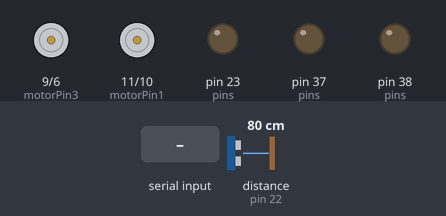
Bench run of a sketch on a simulated Arduino Mega 2560, built with avr-gcc and run on an emulated ATmega2560. On the bench: motor-driver pin pairs drawn as motors (green arrow = first pin HIGH = forward, orange = second pin HIGH = backward, longer = more drive), output pins drawn as LEDs (lit = HIGH). Inputs (shaded band) come from the test bench; at power-on: distance to the obstacle (sensor on pin 22) 80 cm. The echo pulse lasts 58.3 µs per cm; the modem accepts every AT command (registered, SIM ready, sends succeed) and sends nothing else; what the sketch prints to the serial monitor is not drawn.

Above: at 1.2 s.
1.3 s: byte 1 (1) received over Serial
At 2.5 s:
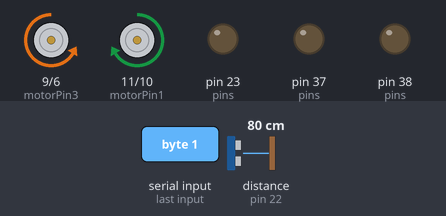
2.8 s: byte 2 (2) received over Serial
At 3.7 s:
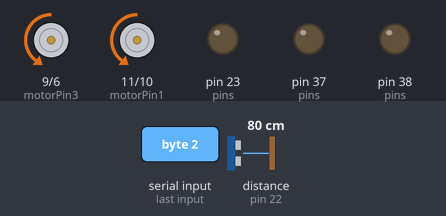
4.3 s: byte 3 (3) received over Serial
At 4.9 s:
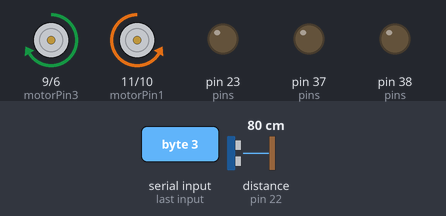
5.8 s: byte 4 (4) received over Serial
At 7.0 s:
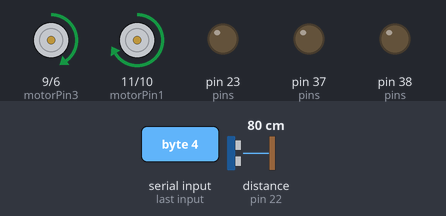
7.3 s: byte 5 (5) received over Serial
Timing chart, 0 to 9.8 s (numbered marks = the images above; inputs shaded):
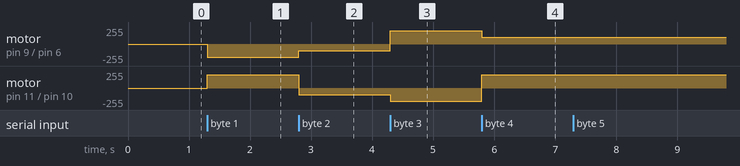

The sketch:

AutoPilotJavaWifi.ino
```cpp
/*
AutoPilot Script on Arduino for ALIVE Project made by Émile Gagné & Guillaume Blain
*/

#include <SoftwareSerial.h>
SoftwareSerial wifiSerial(2, 3);
bool DEBUG = true;   //show more logs
int responseTime = 10; //communication timeout


const int motorPin1  = 11;
const int motorPin2  = 10;
const int motorPin3  = 9;
const int motorPin4  = 6;
const int SPEED = 200;
const int ROTATION_SPEED = 100;
//Sensors related settings
const int nbSensors = 3;
const int pins[nbSensors*2] = {23,22,38,39,37,36};
//This is remotely enabled by bluetooth to active the autopilot script
boolean autopilot = false;
//Those are the detections limits in centimeters (It will detect an object if closer to 15 cm) The detectionB is meant to debug curved or angular objects
const int detection = 10;
const int detectionAvant = 8;
const int detectionB = 400;
//Definition of the distances of the captors (TODO Replace by Array to be more flexible)
int distAvant,distGauche,distDroite;
//Various global variables used throughout the code
long duration;
int val = 0;
boolean d,a,g;
long b = 0;

void setup(){
  //Set pins as outputs or inputs
  pinMode(motorPin1, OUTPUT);
  pinMode(motorPin2, OUTPUT);
  pinMode(motorPin3, OUTPUT);
  pinMode(motorPin4, OUTPUT);
  pinMode(pins[0], OUTPUT);
  pinMode(pins[1], INPUT);
  pinMode(pins[2], OUTPUT);
  pinMode(pins[3], INPUT);
  pinMode(pins[4], OUTPUT);
  pinMode(pins[5], INPUT);
  Serial.begin(115200);
  wifiSerial.begin(115200);
  sendToWifi("AT+CWMODE=2",responseTime,DEBUG); // configure as access point
  sendToWifi("AT+CIFSR",responseTime,DEBUG); // get ip address
  sendToWifi("AT+CIPMUX=1",responseTime,DEBUG); // configure for multiple connections
  sendToWifi("AT+CIPSERVER=1,80",responseTime,DEBUG); // turn on server on port 80

  sendToUno("Wifi connection is running!",responseTime,DEBUG);
}


void loop(){
  //This makes sure the data of the gyroscope is up to date
  //Checks to see if there are any commands over BT available and that Autopilot hasn't been set ON (TODO Check to replace with Switch)
  if (Serial.available()>0 && !autopilot) {
    val = Serial.read();
    //1 = Forward, 2 = Right, 3 = Backwards, 4 = Left, 0 = Stop, 5 = Autopilot ON, 6 = Updates Distance Panel
    if(val == 1){
      avancer();
    }else if(val == 2){
      droite();
    }else if(val == 3){
      reculer();
    }else if(val == 4){
      gauche();
    }else if(val == 0){
      arreter();
    }else if(val == 5){
      autopilot = true;
    }else if(val == 6){
      //envoyerDistance();
    }
  }
  //AutoPilot script itself
  if(autopilot){
    sendData((getDistance(0)+0)+"");
  }
}

void avancer(){
  analogWrite(motorPin1, SPEED);
  analogWrite(motorPin2, 0);
  analogWrite(motorPin3, 0);
  analogWrite(motorPin4, SPEED);
}
void reculer(){
  analogWrite(motorPin1, 0);
  analogWrite(motorPin2, SPEED);
  analogWrite(motorPin3, SPEED);
  analogWrite(motorPin4, 0);
}
void arreter(){
  analogWrite(motorPin1, 0);
  analogWrite(motorPin2, 0);
  analogWrite(motorPin3, 0);
  analogWrite(motorPin4, 0);
}
void droite(){
  analogWrite(motorPin1, 0);
  analogWrite(motorPin2, ROTATION_SPEED);
  analogWrite(motorPin3, 0);
  analogWrite(motorPin4, ROTATION_SPEED);
}
void gauche(){
  analogWrite(motorPin1, ROTATION_SPEED);
  analogWrite(motorPin2, 0);
  analogWrite(motorPin3, ROTATION_SPEED);
  analogWrite(motorPin4, 0);
}

//Returns the distance of an ultrasound detector in front of the car

byte getDistance(int i){
  i = i*2;
  // Clears the trigPin
  digitalWrite(pins[i], LOW);
  delayMicroseconds(2);
  // Sets the trigPin on HIGH state for 10 micro seconds
  digitalWrite(pins[i], HIGH);
  delayMicroseconds(30);
  digitalWrite(pins[i], LOW);
  // Reads the echoPin, returns the sound wave travel time in microseconds
  duration = pulseIn(pins[i+1], HIGH);
  // Calculating the distance
  return duration*0.034/2;
}

/*
* Name: sendData
* Description: Function used to send string to tcp client using cipsend
* Params:
* Returns: void
*/
void sendData(String str){
  String len="";
  len+=str.length();
  sendToWifi("AT+CIPSEND=0,"+len,responseTime,DEBUG);
  delay(100);
  sendToWifi(str,responseTime,DEBUG);
  delay(100);
  sendToWifi("AT+CIPCLOSE=5",responseTime,DEBUG);
}

/*
* Name: readSerialMessage
* Description: Function used to read data from Arduino Serial.
* Params:
* Returns: The response from the Arduino (if there is a reponse)
*/
String  readSerialMessage(){
  char value[100];
  int index_count =0;
  while(Serial.available()>0){
    value[index_count]=Serial.read();
    index_count++;
    value[index_count] = '\0'; // Null terminate the string
  }
  String str(value);
  str.trim();
  return str;
}


/*
* Name: readWifiSerialMessage
* Description: Function used to read data from ESP8266 Serial.
* Params:
* Returns: The response from the esp8266 (if there is a reponse)
*/
String  readWifiSerialMessage(){
  char value[100];
  int index_count =0;
  while(wifiSerial.available()>0){
    value[index_count]=wifiSerial.read();
    index_count++;
    value[index_count] = '\0'; // Null terminate the string
  }
  String str(value);
  str.trim();
  return str;
}


/*
* Name: sendToWifi
* Description: Function used to send data to ESP8266.
* Params: command - the data/command to send; timeout - the time to wait for a response; debug - print to Serial window?(true = yes, false = no)
* Returns: The response from the esp8266 (if there is a reponse)
*/
String sendToWifi(String command, const int timeout, boolean debug){
  String response = "";
  wifiSerial.println(command); // send the read character to the esp8266
  long int time = millis();
  while( (time+timeout) > millis())
  {
    while(wifiSerial.available())
    {
    // The esp has data so display its output to the serial window
    char c = wifiSerial.read(); // read the next character.
    response+=c;
    }
  }
  if(debug)
  {
    Serial.println(response);
  }
  return response;
}

/*
* Name: sendToUno
* Description: Function used to send data to ESP8266.
* Params: command - the data/command to send; timeout - the time to wait for a response; debug - print to Serial window?(true = yes, false = no)
* Returns: The response from the esp8266 (if there is a reponse)
*/
String sendToUno(String command, const int timeout, boolean debug){
  String response = "";
  Serial.println(command); // send the read character to the esp8266
  long int time = millis();
  while( (time+timeout) > millis())
  {
    while(Serial.available())
    {
      // The esp has data so display its output to the serial window
      char c = Serial.read(); // read the next character.
      response+=c;
    }
  }
  if(debug)
  {
    Serial.println(response);
  }
  return response;
}
```

Measured:
- after the input at 1.3 s, motor on pin 9 (motorPin3) / pin 6 (motorPin4): stopped → backward 200/255 at once; motor on pin 11 (motorPin1) / pin 10 (motorPin2): stopped → forward 200/255 at once
- after the input at 2.8 s, motor on pin 9 (motorPin3) / pin 6 (motorPin4): backward 200/255 → backward 100/255 at once; motor on pin 11 (motorPin1) / pin 10 (motorPin2): forward 200/255 → backward 100/255 at once
- after the input at 4.3 s, motor on pin 9 (motorPin3) / pin 6 (motorPin4): backward 100/255 → forward 200/255 at once; motor on pin 11 (motorPin1) / pin 10 (motorPin2): backward 100/255 → backward 200/255 at once
- after the input at 5.8 s, motor on pin 9 (motorPin3) / pin 6 (motorPin4): forward 200/255 → forward 100/255 at once; motor on pin 11 (motorPin1) / pin 10 (motorPin2): backward 200/255 → forward 200/255 at once
